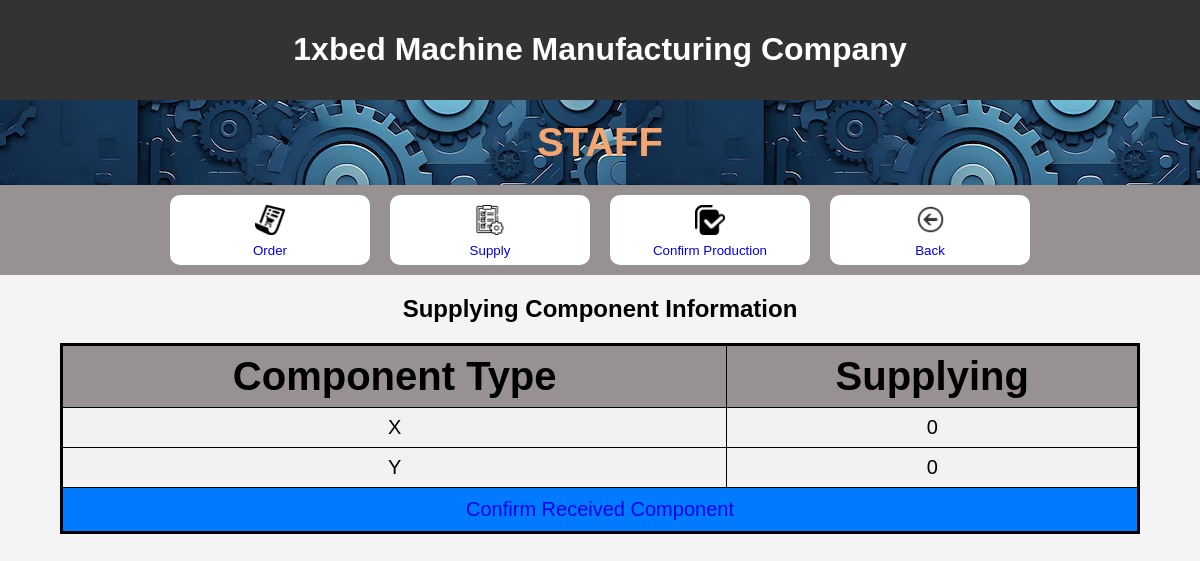
The app's page /staff/supply, older data.
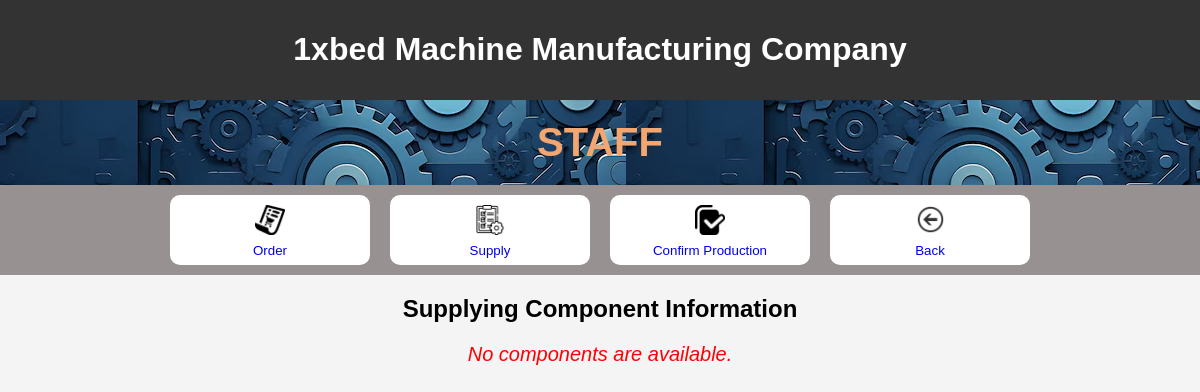
The same page, newer data.
### myproject/models.py (models this page shows, shortened)
class ComponentQuantity(models.Model):
    component_type = models.CharField(max_length=100)
    now = models.IntegerField()
    supplying = models.IntegerField()
    need = models.IntegerField()
    miss = models.IntegerField()

### myproject/views.py (the view)
# urls.py: path("staff/supply", views.Supply_.main, name="staff/supply"),
    def main(request):
        list_quantity = ComponentQuantity.objects.all()
        return render(request, "myproject/supply/main.html", {'list_quantity': list_quantity})

### myproject/templates/myproject/supply/main.html (shortened to what this page needs)
<!DOCTYPE html>
<html lang="en">
<head>
    {% load static %}
    <link rel="stylesheet" href="{% static 'css/welcomepage.css' %}">
</head>
<body>
    <header>
        <h1>1xbed Machine Manufacturing Company</h1>
    </header>
    <div id = headerweb>
    <h1 id = welcome>
        STAFF
    </h1>
    <div id = link>
    <button id = choice><a
    href="order">
        <img id = icon src="{% static 'img/order.png' %}"
         >
        <br>
        Order
    </a></button>
    <button id = choice><a
    href="supply">
        <img id =icon src="{% static 'img/work-list.png' %}"
         >
        <br>
        Supply
    </a></button>
    <button id = choice><a
    href="confirm_production">
        <img id = icon src="{% static 'img/checked.png' %}"
         >
        <br>
        Confirm Production
    </a></button>
    <button id = choice>
        <a
        href="{% url 'homepage' %}">
        <img id =icon  src="{% static 'img/back.png' %}"
        >
        <br>
        Back
    </a> </button>
    </div>
</div>
    <h2 > Supplying Component Information </h2>
{% if list_quantity %}
    <table border="1">
        <tr>
            <th>Component Type</th>
            <th>Supplying</th>
        </tr>
    {% for component in list_quantity %}
        <tr>
            <td>{{ component.component_type }}</td>
            <td>{{ component.supplying }}</td>
    {% endfor %}
    <tr>
        <td id = add colspan="2">
            <a href="supply/send" id="add" class="button">Confirm Received Component</a>
        </td>
    </tr>
    </table>
{% else %}
<p id = note>No components are available.</p>
{% endif %}
</body>
</html>

Row changes from the older to the newer data that the page shows:
removed ComponentQuantity: component_type "X", supplying "0"
removed ComponentQuantity: component_type "Y", supplying "0"
Text that changed along with them:
text no longer shown: "Component Type Supplying Confirm Received Component"
text now shown: "No components are available."
